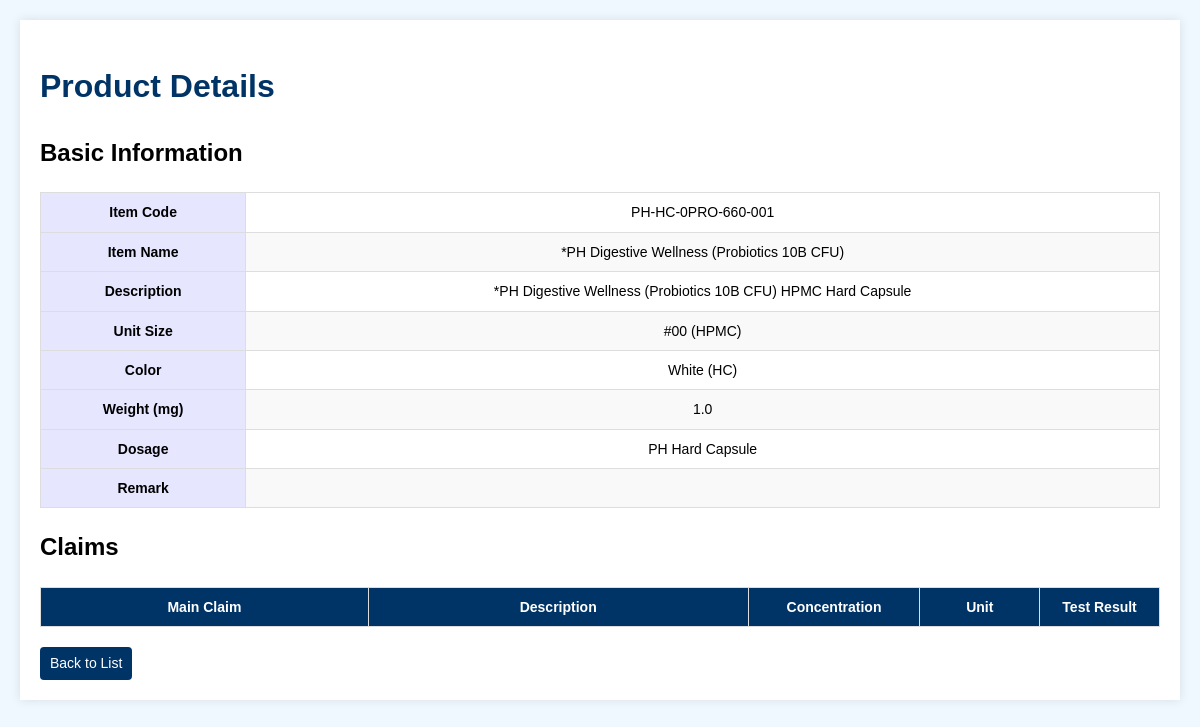
Page /view/PH-HC-0PRO-660-001 (signed in) on the earlier database version.
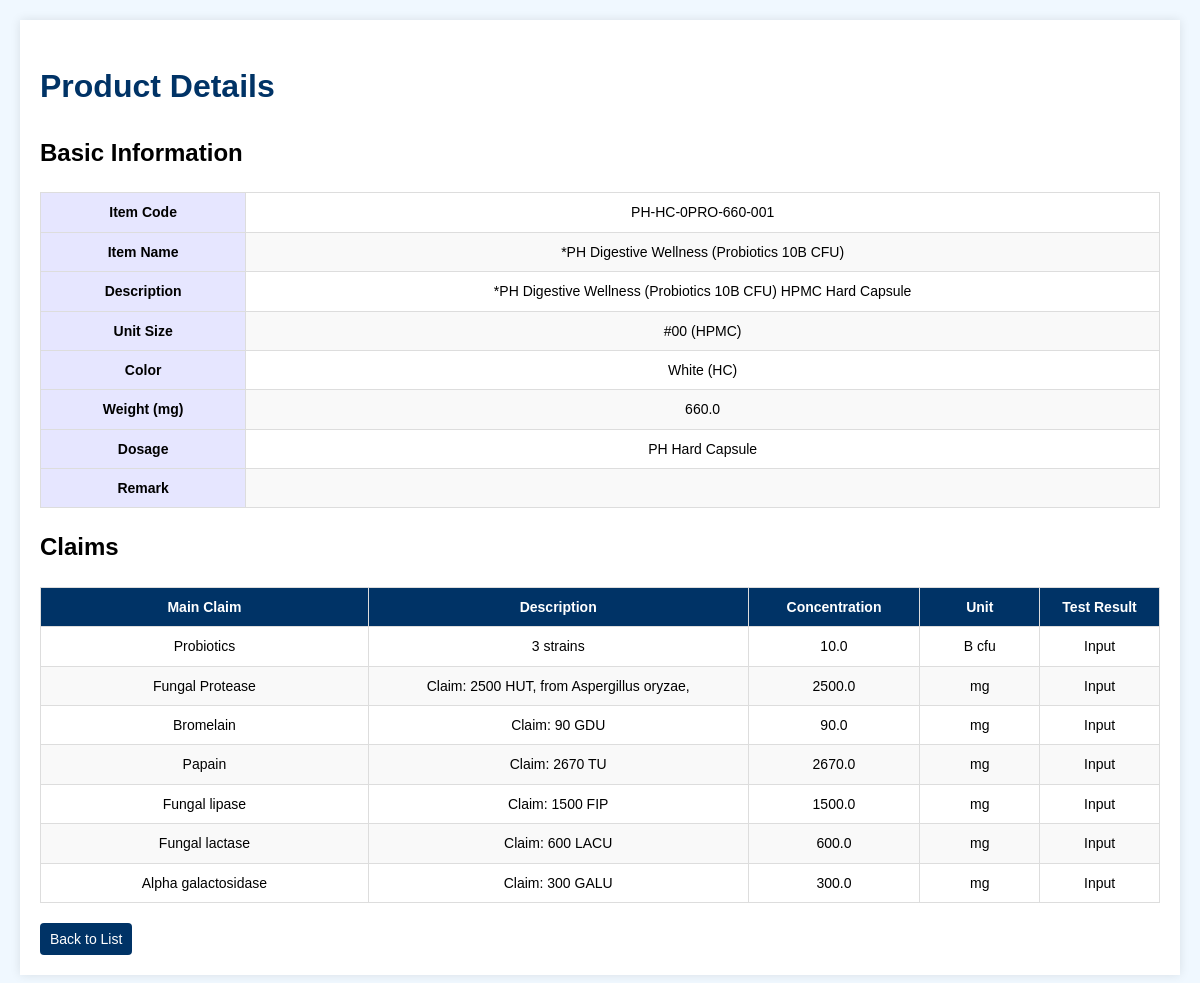
Same page on the later database version.
### tables this page shows
CREATE TABLE products (
            id INTEGER PRIMARY KEY AUTOINCREMENT,
            item_code TEXT UNIQUE NOT NULL,
            item_name TEXT,
            description TEXT,
            unit_size TEXT,
            color TEXT,
            weight REAL
        , dosage TEXT, remark TEXT);

CREATE TABLE claims (
            id INTEGER PRIMARY KEY AUTOINCREMENT,
            product_id INTEGER,
            claim_main TEXT,
            claim_description TEXT,
            claim_concentration REAL, claim_unit TEXT DEFAULT 'mg', test_result TEXT,
            FOREIGN KEY (product_id) REFERENCES products(id) ON DELETE CASCADE
        );

### app.py (the view)
@app.route('/view/<item_code>')
def view_product(item_code):
    db = get_db()
    cursor = db.cursor()
    cursor.execute('SELECT * FROM products WHERE item_code = ?', (item_code,))
    product = cursor.fetchone()
    if not product:
        flash("해당 제품을 찾을 수 없습니다.", "danger")
        return redirect(url_for("index"))
    cursor.execute('''
    SELECT claim_main, claim_description, claim_concentration, claim_unit, test_result
    FROM claims
    LEFT JOIN products ON claims.product_id = products.id
    WHERE products.item_code = ?
    ''', (item_code,))
    claims = cursor.fetchall()
    return render_template('view.html', product=product, claims=claims)

### app.py (called while the page is built)
@app.before_request
def before_request_func():
    global app_initialized
    if not app_initialized:
        with app.app_context():
            initialize_database()
            load_configurations()
        app_initialized = True

@app.before_request
def require_login():
    allowed_routes = ["login", "autocomplete", "static"]
    if "role" not in session and request.endpoint not in allowed_routes and not request.path.startswith('/static'):
        return redirect(url_for("login"))

def get_db():
    db = getattr(g, '_database', None)
    if db is None:
        db = g._database = sqlite3.connect(DB_FILE_PATH)
        db.row_factory = sqlite3.Row  # 컬럼명으로 접근 가능하도록 설정
    return db

@app.teardown_appcontext
def close_connection(exception):
    db = getattr(g, '_database', None)
    if db is not None:
        db.close()

### templates/view.html (shortened to what this page needs)
<!DOCTYPE html>
<html lang="en">
<head>
</head>
<body>
    <div class="container">
        <h1>Product Details</h1>
        <h2>Basic Information</h2>
        <table class="basic-info">
            <tr>
                <th>Item Code</th>
                <td>{{ product[1] }}</td>
            </tr>
            <tr>
                <th>Item Name</th>
                <td>{{ product[2] }}</td>
            </tr>
            <tr>
                <th>Description</th>
                <td>{{ product[3] }}</td>
            </tr>
            <tr>
                <th>Unit Size</th>
                <td>{{ product[4] }}</td>
            </tr>
            <tr>
                <th>Color</th>
                <td>{{ product[5] }}</td>
            </tr>
            <tr>
                <th>Weight (mg)</th>
                <td>{{ product[6] }}</td>
            </tr>
            <tr>
                <th>Dosage</th>
                <td>
                    {% if product[1].startswith('A-TB-') %}
                        Tablet
                    {% elif product[1].startswith('A-SG-') %}
                        Softgel
                    {% elif product[1].startswith('A-HC-') %}
                        Hard Capsule
                    {% elif product[1].startswith('A-SH-') %}
                        Sachet
                    {% elif product[1].startswith('A-PW-') %}
                        Powder
                    {% elif product[1].startswith('A-LQ-') %}
                        Liquid
                    {% elif 'PH-TB-' in product[1] %}
                        PH Tablet
                    {% elif 'PH-HC-' in product[1] %}
                        PH Hard Capsule
                    {% elif 'PH-SG-' in product[1] %}
                        PH Softgel
                    {% else %}
                        Unknown
                    {% endif %}
                </td>
            </tr>
            <tr>
                <th>Remark</th>
                <td>{{ product[8] }}</td>
            </tr>
        </table>
        <h2>Claims</h2>
        <table class="claims-table">
            <thead>
                <tr>
                    <th>Main Claim</th>
                    <th>Description</th>
                    <th>Concentration</th>
                    <th>Unit</th>
                    <th>Test Result</th>
                </tr>
            </thead>
            <tbody>
                {% for claim in claims %}
                <tr>
                    <td>{{ claim[0] }}</td>
                    <td>{{ claim[1] }}</td>
                    <td>{{ claim[2] }}</td>
                    <td>{{ claim[3] }}</td>
                    <td>{{ claim[4] }}</td>
                </tr>
                {% endfor %}
            </tbody>
        </table>
        <a href="#" class="btn" onclick="history.back(); return false;">Back to List</a>
    </div>
</body>
</html>

Differences in the rows shown:
changed products "PH-HC-0PRO-660-001": weight "1.0" → "660.0"
added claims: claim_main "Probiotics", claim_description "3 strains", claim_concentration "10.0", claim_unit "B cfu", test_result "Input"
added claims: claim_main "Fungal Protease", claim_description "Claim: 2500 HUT, from Aspergillus oryzae,", claim_concentration "2500.0", claim_unit "mg", test_result "Input"
added claims: claim_main "Bromelain", claim_description "Claim: 90 GDU", claim_concentration "90.0", claim_unit "mg", test_result "Input"
added claims: claim_main "Papain", claim_description "Claim: 2670 TU", claim_concentration "2670.0", claim_unit "mg", test_result "Input"
added claims: claim_main "Fungal lipase", claim_description "Claim: 1500 FIP", claim_concentration "1500.0", claim_unit "mg", test_result "Input"
added claims: claim_main "Fungal lactase", claim_description "Claim: 600 LACU", claim_concentration "600.0", claim_unit "mg", test_result "Input"
added claims: claim_main "Alpha galactosidase", claim_description "Claim: 300 GALU", claim_concentration "300.0", claim_unit "mg", test_result "Input"
